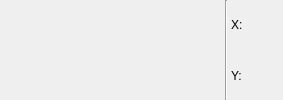
             <widget class="QWidget" name="page_PlotImg_Feat">
              <layout class="QGridLayout" name="gridLayout_24">
               <property name="leftMargin">
                <number>0</number>
               </property>
               <property name="topMargin">
                <number>0</number>
               </property>
               <property name="rightMargin">
                <number>0</number>
               </property>
               <property name="bottomMargin">
                <number>0</number>
               </property>
               <property name="spacing">
                <number>3</number>
               </property>
               <item row="0" column="1" rowspan="2">
                <widget class="Line" name="line_PlotImg_Feat">
                 <property name="orientation">
                  <enum>Qt::Vertical</enum>
                 </property>
                </widget>
               </item>
               <item row="0" column="0" rowspan="2">
                <spacer name="horizontalSpacer_PlotImg_Feat">
                 <property name="orientation">
                  <enum>Qt::Horizontal</enum>
                 </property>
                 <property name="sizeType">
                  <enum>QSizePolicy::Fixed</enum>
                 </property>
                 <property name="sizeHint" stdset="0">
                  <size>
                   <width>225</width>
                   <height>20</height>
                  </size>
                 </property>
                </spacer>
               </item>
               <item row="1" column="2">
                <widget class="QLabel" name="label_PlotImg_Feat_Y">
                 <property name="sizePolicy">
                  <sizepolicy hsizetype="Maximum" vsizetype="Preferred">
                   <horstretch>0</horstretch>
                   <verstretch>0</verstretch>
                  </sizepolicy>
                 </property>
                 <property name="text">
                  <string>Y:</string>
                 </property>
                </widget>
               </item>
               <item row="0" column="2">
                <widget class="QLabel" name="label_PlotImg_Feat_X">
                 <property name="sizePolicy">
                  <sizepolicy hsizetype="Maximum" vsizetype="Preferred">
                   <horstretch>0</horstretch>
                   <verstretch>0</verstretch>
                  </sizepolicy>
                 </property>
                 <property name="text">
                  <string>X:</string>
                 </property>
                </widget>
               </item>
               <item row="0" column="3" rowspan="2">
                <spacer name="horizontalSpacer">
                 <property name="orientation">
                  <enum>Qt::Horizontal</enum>
                 </property>
                 <property name="sizeHint" stdset="0">
                  <size>
                   <width>40</width>
                   <height>20</height>
                  </size>
                 </property>
                </spacer>
               </item>
              </layout>
             </widget>
